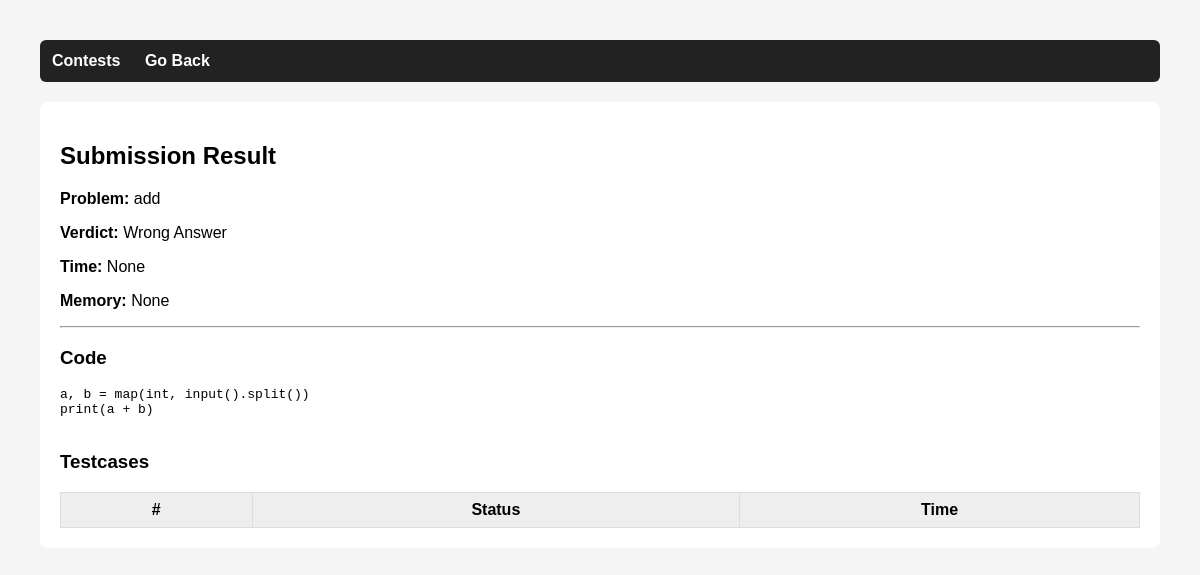
Page /submit/result/1/ on the committed database.
### submissions/models.py (models this page shows, shortened)
class Submission(models.Model):
    participant = models.ForeignKey(
        Participant,
        on_delete=models.CASCADE
    )
    problem = models.ForeignKey(
        Problem,
        on_delete=models.CASCADE
    )
    code = models.TextField()
    language = models.CharField(
        max_length=20,
        choices=[
            ("py", "Python"),
            ("cpp", "C++"),
            ("java", "Java")
        ]
    )
    verdict = models.CharField(
        max_length=50,
        default="Pending"
    )
    time = models.FloatField(null=True, blank=True)
    memory = models.IntegerField(null=True, blank=True)
    submitted_at = models.DateTimeField(auto_now_add=True)

### problems/models.py (models this page shows, shortened)
class Problem(models.Model):
    contest = models.ForeignKey(
        Contest,
        on_delete=models.CASCADE,
        related_name="problems"
    )
    title = models.CharField(max_length=200)
    statement = models.TextField()
    time_limit = models.IntegerField(default=1)
    memory_limit = models.IntegerField(default=256)
    order = models.IntegerField()

### submissions/views.py (the view)
# urls.py: path('result/<int:submission_id>/', views.submission_detail, name="submission_detail"),
def submission_detail(request, submission_id):
    submission = get_object_or_404(Submission, id=submission_id)
    testcases = SubmissionTestCase.objects.filter(submission=submission)
    return render(request, "submissions/submission_detail.html", {
        "submission": submission,
        "testcases": testcases
    })

### templates/submissions/submission_detail.html (shortened to what this page needs)
{% extends "base.html" %}
{% block content %}
<h2>Submission Result</h2>
<p><b>Problem:</b> {{submission.problem.title}}</p>
<p><b>Verdict:</b> {{submission.verdict}}</p>
<p><b>Time:</b> {{submission.time}}</p>
<p><b>Memory:</b> {{submission.memory}}</p>
<hr>
<h3>Code</h3>
<pre>
{{submission.code}}
</pre>
<h3>Testcases</h3>
<table>
<tr>
<th>#</th>
<th>Status</th>
<th>Time</th>
</tr>
</table>
{% endblock %}

### templates/base.html (style rules this page uses)
body { font-family: Arial; margin:40px; background:#f5f5f5; }
table { width:100%; border-collapse:collapse; }
th,td { border:1px solid #ddd; padding:8px; }
th { background:#eee; }

### rows in the picture
Submission: problem "add", verdict "Wrong Answer", time "None", memory "None", code "a, b = map(int, input().split()) print(a + b)"
